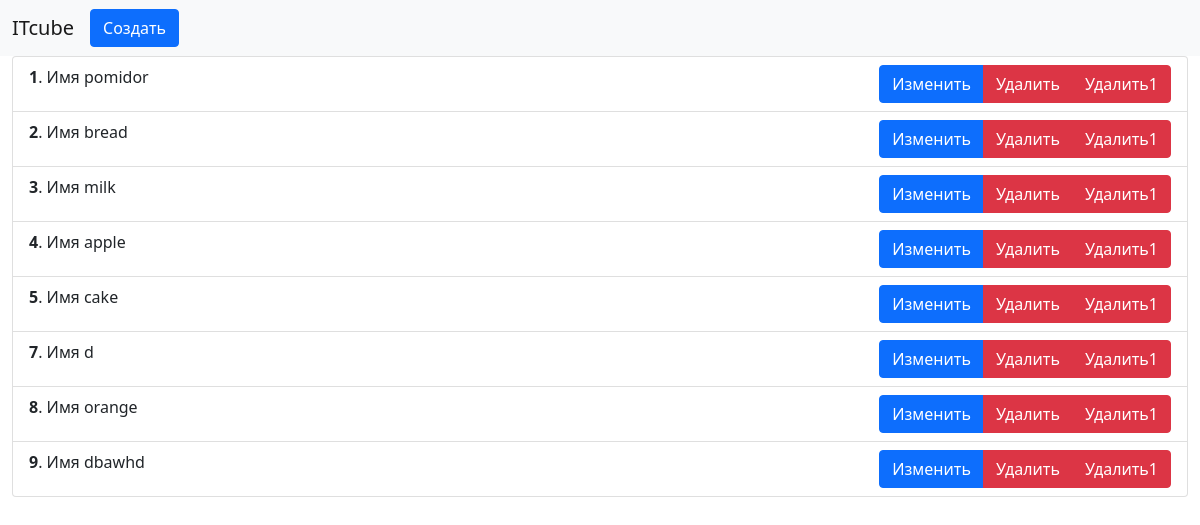
The app's page /product, older data.
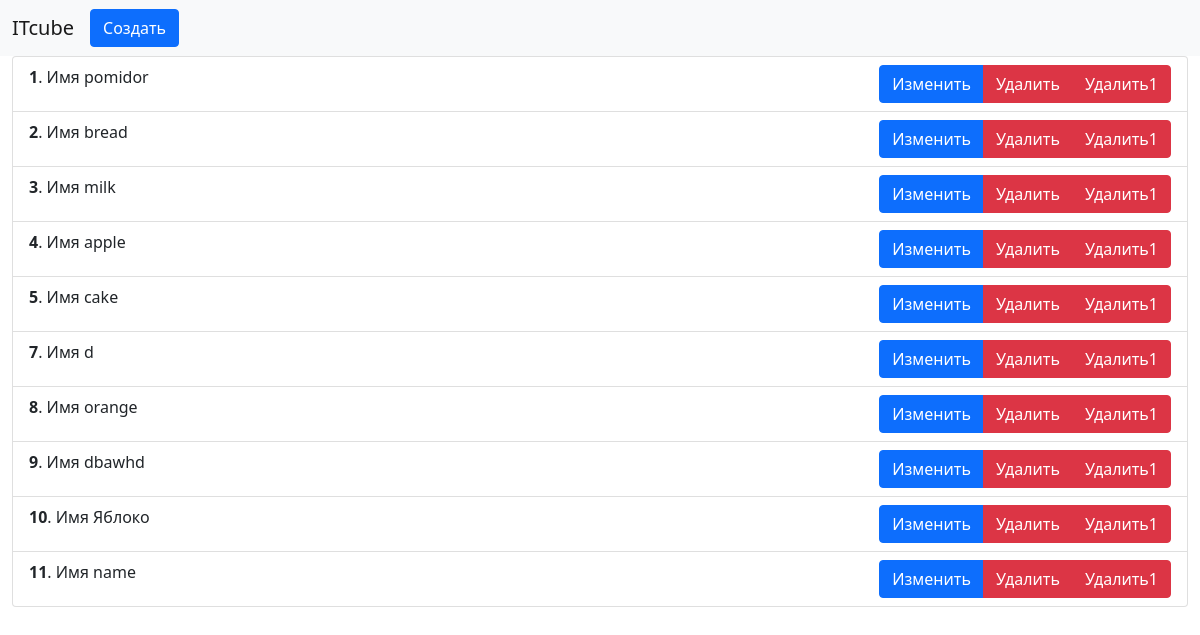
The same page, newer data.
### itcubeSite/models.py (models this page shows, shortened)
class Product(models.Model):
    id = models.AutoField(primary_key=True)
    name = models.CharField(max_length=20,
                            null=False,
                            unique=True)

### itcubeSite/views/product_view.py (the view)
# urls.py: path('product', product_view.product_list),
def product_list(request):
    out = Product.objects.all()
    products = []
    for product in out:
        products.append((
            product.id,
            product.name
        ))
    return render(request, "productList.html", {'products': products})

### templates/productList.html
{% extends "index.html" %}
{% block content %}
    <ul class="list-group">
        {% for id, name in products %}
        <li class="list-group-item d-flex justify-content-between">
            <span><b>{{ id }}</b>. Имя {{ name }}</span>
            <div class="btn-group" role="group" aria-label="Basic example">
              <a href="/product/edit/{{ id }}" class="btn btn-primary">Изменить</a>
              <a href="/product/delete/{{ id }}" class="btn btn-danger">Удалить</a>
                <a href="/product/delete_submit/{{ id }}" class="btn btn-danger">Удалить1</a>
            </div>
        </li>
        {% endfor %}
    </ul>
{% endblock content %}

### templates/index.html (shortened to what this page needs)
<!DOCTYPE html>
<html lang="en">
<head>
    <link href="https://cdn.jsdelivr.net/npm/bootstrap@5.0.2/dist/css/bootstrap.min.css" rel="stylesheet">
</head>
<body>
    <nav class="navbar navbar-expand-lg navbar-light bg-light">
      <div class="container-fluid">
        <a class="navbar-brand" href="#">ITcube</a>
        <div class="collapse navbar-collapse" id="navbarSupportedContent">
          <a href="/product/add" type="button" class="btn btn-primary">Создать</a>
        </div>
      </div>
    </nav>
    <div class="container-fluid">
        {% block content %}
        {% endblock content %}
    </div>
</body>
</html>

Row changes from the older to the newer data that the page shows:
added Product: products "Яблоко"
added Product: products "name"
Text that changed along with them:
new list line: "10 . Имя Изменить Удалить Удалить1"
new list line: "11 . Имя Изменить Удалить Удалить1"
